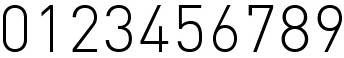
#> input picture ocr_ref.jpg, 344 x 58 px
$ python ocr.py --image 02.jpg --reference ocr_ref.jpg   (older library calls are emulated)
#> lines starting #> are read from the running program, lines starting #| are printed output that depends on the picture; after the words box and inside, x2 and y2 are one past the last pixel; in counts of white or black regions, pixels touching at a corner belong together
from pprint import pprint
from imutils import contours as ct
from imutils.perspective import four_point_transform
from PIL import Image
from skimage import morphology
import numpy as np
import argparse
import imutils
import cv2
import pytesseract
import sys

ap = argparse.ArgumentParser()
ap.add_argument("-i", "--image", required=True,
	help="path to input image")
ap.add_argument("-r", "--reference", required=True,
	help="path to reference font")
args = vars(ap.parse_args())

def extract_digits_and_symbols(ref, refCnts):
  digits = {}

  for (i, c) in enumerate(refCnts):
    (x, y, w, h) = cv2.boundingRect(c)
    roi = ref[y:y + h, x:x + w]
    #cv2.imshow('roi', roi)
    roi = cv2.resize(roi, (57, 88))
    digits[i] = roi

  return digits

def process_ref():
  ref = cv2.imread(args["reference"])
#> ref is the input picture: shape (58, 344, 3); min 0, max 255, mean 216.6

  ref = cv2.cvtColor(ref, cv2.COLOR_BGR2GRAY)
#> ref: shape (58, 344)
  ref = imutils.resize(ref, width=400)
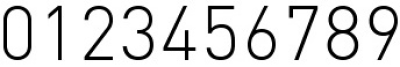
#> ref: shape (67, 400); min 0, max 255, mean 216.6
  ref = cv2.threshold(ref, 10, 255, cv2.THRESH_BINARY_INV)[1]
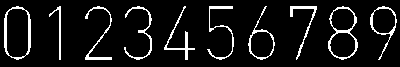
#> ref: shape (67, 400); 8.5% white in thin lines or dots, all inside (x1, y1, x2, y2) = (4, 6, 397, 60)
  #cv2.imshow('ref', ref)

  refCnts = cv2.findContours(ref.copy(), cv2.RETR_EXTERNAL, cv2.CHAIN_APPROX_SIMPLE)
#> refCnts = 10 contours; largest, box (x1, y1, x2, y2) and area: (4, 6, 31, 60) 1198, (328, 6, 358, 60) 1137, (248, 6, 275, 60) 606, (370, 6, 397, 60) 594, (290, 6, 317, 60) 128
  refCnts = refCnts[0] if imutils.is_cv2() else refCnts[1]
  refCnts = ct.sort_contours(refCnts, method="left-to-right")[0]
#> refCnts = 10 contours; largest, box (x1, y1, x2, y2) and area: (4, 6, 31, 60) 1198, (328, 6, 358, 60) 1137, (248, 6, 275, 60) 606, (370, 6, 397, 60) 594, (85, 6, 112, 60) 128

  refROIS = extract_digits_and_symbols(ref, refCnts)
#> the loop in extract_digits_and_symbols, `for (i, c) in enumerate(refCnts):` made 10 passes
#> (x, w) on passes 1 to 10: (4, 27), (49, 12), (85, 27), (124, 28), (164, 31), (207, 27), (248, 27), (290, 27), (328, 30), (370, 27)
#> pass 1, in extract_digits_and_symbols, `roi = cv2.resize(roi, (57, 88))`:
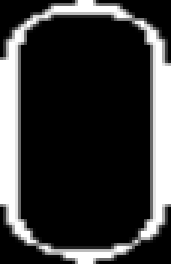
#> roi: shape (88, 57) (shown 3 times larger); min 0, max 255, mean 54.1
#> pass 3, in extract_digits_and_symbols, `roi = ref[y:y + h, x:x + w]`:
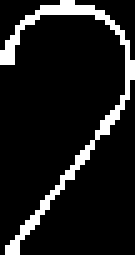
#> roi: shape (54, 27) (shown 5 times larger); 15.7% white; 1 white region, box (x1, y1, x2, y2) and area: (0, 0, 27, 54) 229
#> after the loop in extract_digits_and_symbols, `for (i, c) in enumerate(refCnts):`: digits = 10 items
#> refROIS = 10 items
  return refROIS

def process_img():
  # lecture et traitement de l'image de référence
  digits = process_ref()
#> digits = 10 items

  # lecture de l'image du compteur
  image = cv2.imread(args["image"])
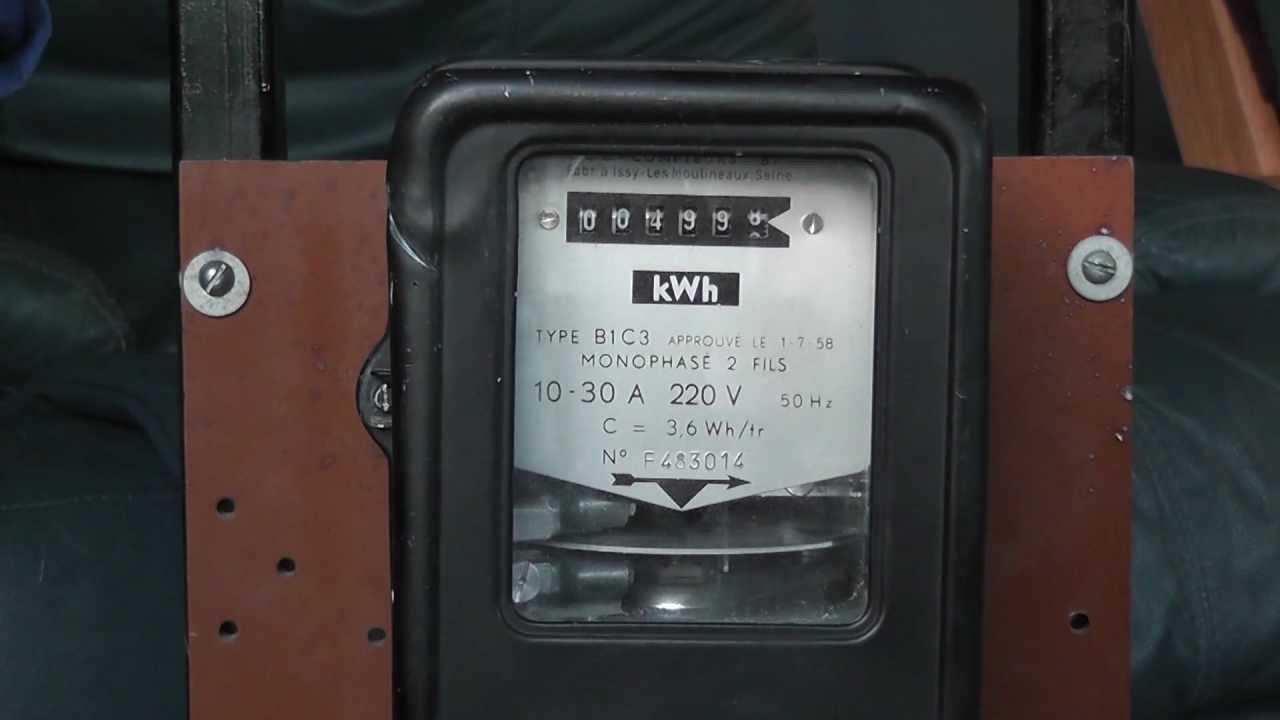
#> input picture 02.jpg, 1280 x 720 px
#> image is the input picture: shape (720, 1280, 3); mean B, G, R 60, 60.9, 63.8
  image = imutils.resize(image, width=300)
#> image: shape (168, 300, 3)

  # passage en niveau de gris
  img2gray = cv2.cvtColor(image, cv2.COLOR_BGR2GRAY)
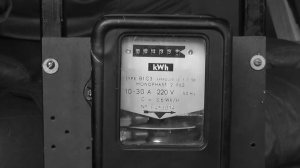
#> img2gray: shape (168, 300); min 4, max 249, mean 61.6

  # détection de bords (Canny / Sobel)
  edged = bords_detection_canny(img2gray)

  # isolation du compteur
  #counter = isolate_counter(edged.copy(), img2gray.copy())
  #counter = edged.copy() # test purpose
  counter = isolate_counter(edged, img2gray)
  #cv2.imshow('counter', counter)

  # sans cela, tesseract est incapable de détecter les chiffres
  blurred = cv2.GaussianBlur(counter, (5, 5), 0)
  #cv2.imshow('blur', blurred)

  # accentue les chiffres
  higlightedNumbers = highlight_numbers(blurred)
  cv2.imshow('higlighted', higlightedNumbers)

  # convertit numpy ndarray en image
  # pour la passer à tesseract
  img = Image.fromarray(higlightedNumbers)
  txt = pytesseract.image_to_string(img)

  edged = bords_detection_canny(higlightedNumbers)

  # On isole chaque chiffre
  score = contours_detections(counter.copy(), edged.copy(), digits)
  print("[OPENCV Matching] Consommation: {}".format(score))
  print("[TESSERACT] Consommation: {}".format(txt))
  cv2.waitKey(0)

# [35 lines left out: functions contours_detections, match_character, not called in this run]

def isolate_counter(edged, gray):
  cnts = cv2.findContours(edged.copy(), cv2.RETR_EXTERNAL, cv2.CHAIN_APPROX_SIMPLE)
  cnts = cnts[0] if imutils.is_cv2() else cnts[1]
  cnts = sorted(cnts, key=cv2.contourArea, reverse=True)
  display = None

  # loop over the contours
  for c in cnts:
    # approximate the contour
    peri = cv2.arcLength(c, True)
    approx = cv2.approxPolyDP(c, 0.02 * peri, True)
    (x, y, w, h) = cv2.boundingRect(c)
    #print(f"[{w} - {h}, {approx}")

    if len(approx) == 4:
      display = approx
      break

  display = four_point_transform(gray, display.reshape(4, 2))
  return display

def highlight_numbers(image):
  # better results with blurred image
  # https://docs.opencv.org/3.3.1/d7/d4d/tutorial_py_thresholding.html
  thresh = cv2.threshold(image, 0, 255, cv2.THRESH_BINARY+cv2.THRESH_OTSU)[1]
  return thresh

# [7 lines left out: function bords_detection_sobel, not called in this run]

def bords_detection_canny(image, sigma=0.33):
#> called with sigma = 0.33
  v = np.median(image)
#> v = 46

  lower = int(max(0, (1.0 - sigma) * v))
#> lower = 30
  upper = int(min(255, (1.0 + sigma) * v))
#> upper = 61
  edged = cv2.Canny(image, lower, upper)
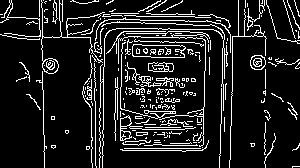
#> edged: shape (168, 300); 12.6% white in thin lines or dots
  return edged

if __name__ == "__main__":
  try:
    process_img()
#> in isolate_counter, `cnts = cv2.findContours(edged.copy(), cv2.RETR_EXTERNAL, cv2.CHAIN_APP..`: cnts = 208 contours, 195 with area under 20; largest, box (x1, y1, x2, y2) and area: (132, 44, 186, 58) 604, (41, 0, 105, 74) 210, (250, 55, 266, 70) 178, (120, 115, 196, 141) 170, (148, 62, 174, 72) 88
#> the loop in isolate_counter, `for c in cnts:` made 1 pass
#> (peri, x, y, w, h, display) on pass 1: (132.4, 132, 44, 54, 14, [[132, 46], [133, 56], [184, 57], [182, 45]])
#> (the call stopped at in process_img, `txt = pytesseract.image_to_string(img)`: pytesseract is not available in this run)
  except KeyboardInterrupt:
    sys.exit(0)
